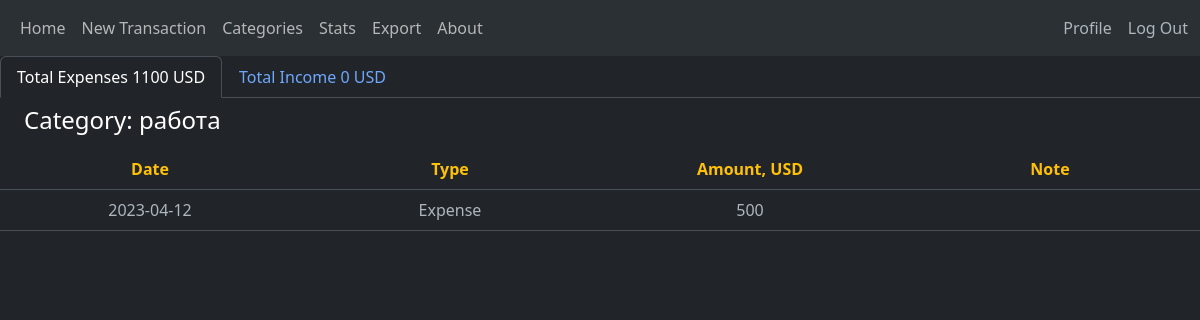
Page /stats?cat=работа (signed in) on the committed database.
### tables this page shows
CREATE TABLE Transactions(trans_id INTEGER PRIMARY KEY AUTOINCREMENT, date TEXT NOT NULL DEFAULT CURRENT_TIMESTAMP, user_id INTEGER NOT NULL, type TEXT NOT NULL, category TEXT NOT NULL, amount NUMERIC NOT NULL, currency TEXT NOT NULL, note TEXT, FOREIGN KEY (user_id) REFERENCES Users (user_id) ON DELETE CASCADE, FOREIGN KEY(user_id, category) REFERENCES Categories(user_id, name) ON DELETE CASCADE);

### app.py (the view, shortened to what this page needs)
@app.route("/stats")
@login_required
def stats():
    rows = []
    total_exp = db.execute("SELECT SUM(amount) AS sum, currency FROM Transactions WHERE user_id = ? AND type = 'Expense' AND currency = 'USD' GROUP BY currency;", session["user_id"])
    total_inc = db.execute("SELECT SUM(amount) AS sum, currency FROM Transactions WHERE user_id = ? AND type = 'Income' AND currency = 'USD' GROUP BY currency;", session["user_id"])
    if total_exp:
        total_exp = total_exp[0]["sum"]
    else:
        total_exp = 0
    if total_inc:
        total_inc = total_inc[0]["sum"]
    else:
        total_inc = 0
    type = request.args.get("type", "expense")
    cat = request.args.get("cat")
    sort = request.args.get("sort", "amount")
    session["sort_count"] += 1
    if cat:
        if sort in ["date", "type", "category", "amount", "note"]:
            if session.get("sort_count") % 2 == 0:
                rows = db.execute(f"SELECT date, type, category, amount, note FROM Transactions WHERE user_id = ? AND currency = 'USD' AND category = ? ORDER BY {sort} DESC;", session["user_id"], cat)
            else:
                rows = db.execute(f"SELECT date, type, category, amount, note FROM Transactions WHERE user_id = ? AND currency = 'USD' AND category = ? ORDER BY {sort};", session["user_id"], cat)
        else:
            flash("Wrong sorting argument provided. Try again")
            return redirect("/stats")
        return render_template("stats.html", type=type, cat=cat, total_exp=total_exp, total_inc=total_inc, rows=rows)

### helpers.py (called while the page is built)
def login_required(f):
    @wraps(f)
    def decorated_function(*args, **kwargs):
        if session.get("user_id") is None:
            return redirect("/login")
        return f(*args, **kwargs)
    return decorated_function

### templates/stats.html (shortened to what this page needs)
{% extends "layout.html" %}
{% block body %}
  <ul class="nav nav-tabs">
    <li class="nav-item">
      <a class="nav-link{% if type == 'expense' %} active{% endif %}" aria-current="page" href="/stats?type=expense">Total Expenses {{ total_exp }} USD</a>
    </li>
    <li class="nav-item">
      <a class="nav-link{% if type == 'expense' %}{% else %} active{% endif %}" href="/stats?type=income">Total Income {{ total_inc }} USD</a>
    </li>
  </ul>
  {% if cat %}
  <h4 style="color: white" id="catName">Category: {{cat}}</h4>
    <table class="table" style="table-layout: fixed;">
      <thead>
        <tr>
          <th scope="col"><a class="link-warning link-underline-opacity-0" href="/stats?type={% if type == 'expense' %}expense{% else %}income{% endif %}&cat={{cat}}&sort=date">Date</a></th>
          <th scope="col"><a class="link-warning link-underline-opacity-0" href="/stats?type={% if type == 'expense' %}expense{% else %}income{% endif %}&cat={{cat}}&sort=type">Type</a></th>
          <th scope="col"><a class="link-warning link-underline-opacity-0" href="/stats?type={% if type == 'expense' %}expense{% else %}income{% endif %}&cat={{cat}}&sort=amount">Amount, USD</a></th>
          <th scope="col"><a class="link-warning link-underline-opacity-0" href="/stats?type={% if type == 'expense' %}expense{% else %}income{% endif %}&cat={{cat}}&sort=note">Note</a></th>
        </tr>
      </thead>
      <tbody>
        {% for row in rows %}
        <tr>
          <td>{{row.date}}</td>
          <td>{{row.type}}</td>
          <td>{{row.amount}}</td>
          <td>{{row.note}}</td>
        </tr>
        {% endfor %}
      </tbody>
    </table>
  {% endif %}
{% endblock %}

### static/styles.css (style rules this page uses)
body { text-align: center; }
#catName { text-align: left; margin-left: 1em; line-height: 1.8em; }
.table { vertical-align: middle; }

### rows in the picture
Transactions: category "работа", date "2023-04-12", type "Expense", amount "500"

### other values in the picture
{{ total_exp }} "1100"
{{ total_inc }} "0"
